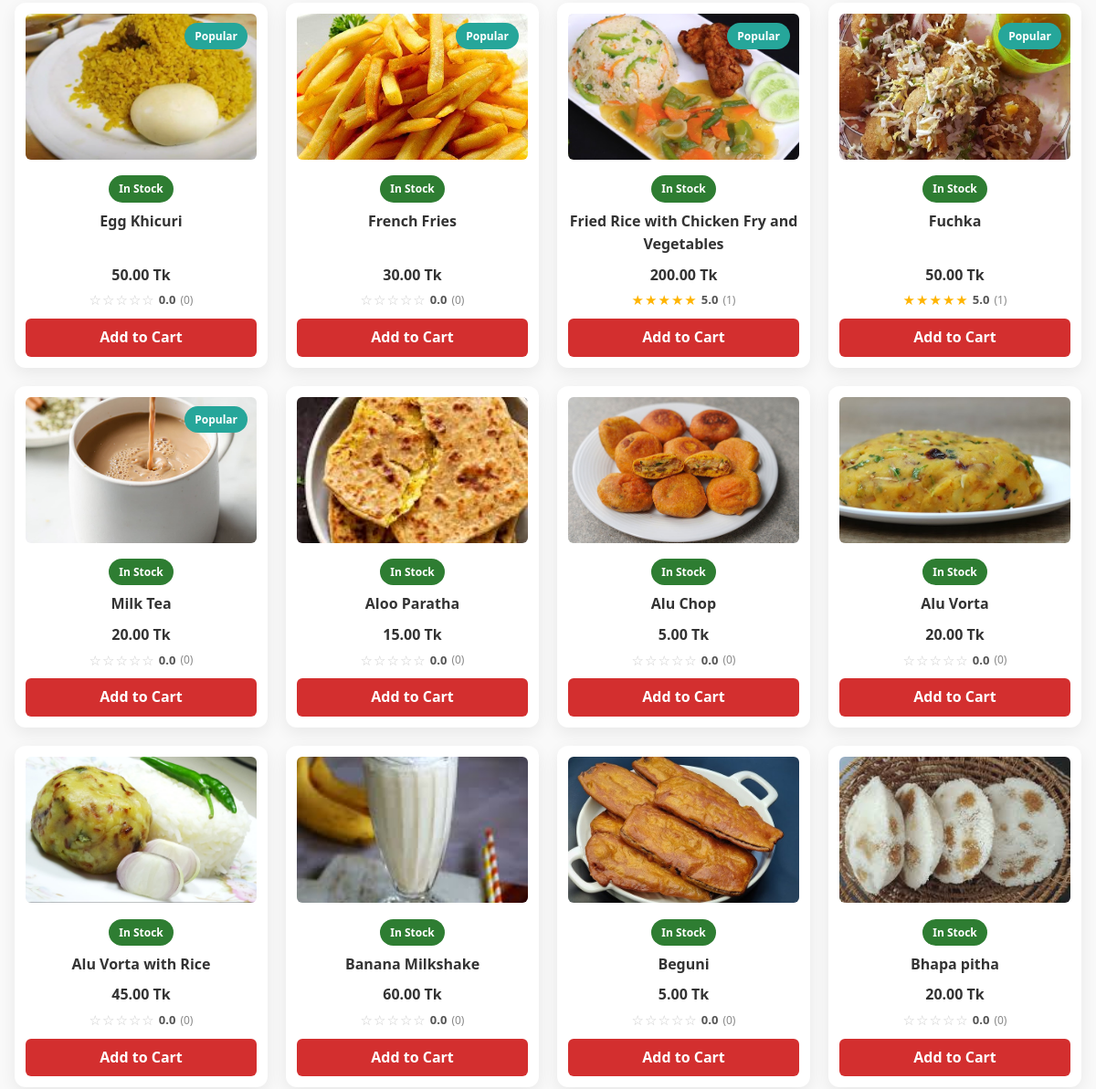
The app's page /menu/ (middle part), older data.
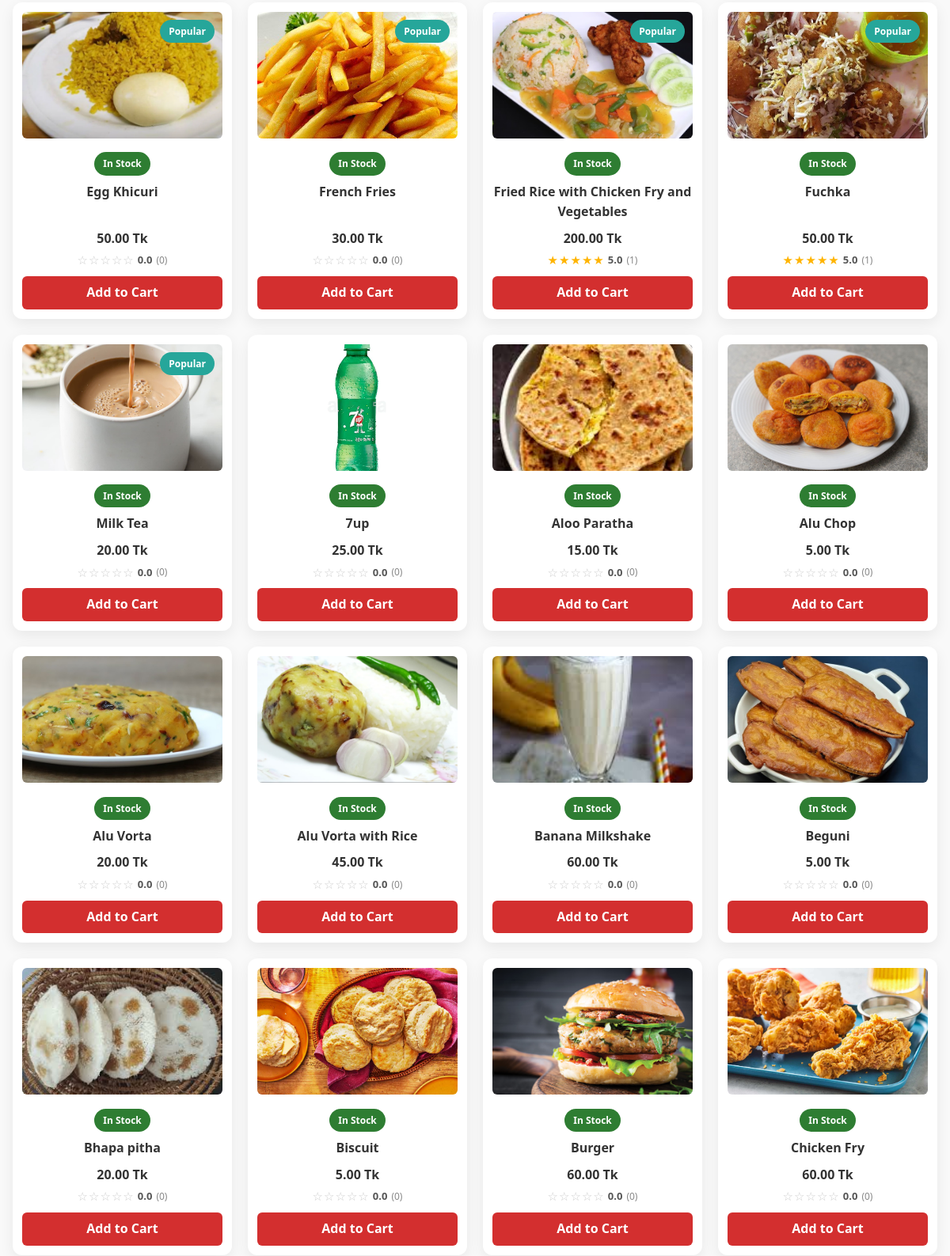
The same page, newer data.
### my_canteen/models.py (models this page shows, shortened)
class MenuItem(models.Model):
    name = models.CharField(max_length=100)
    description = models.TextField(blank=True)
    price = models.DecimalField(max_digits=6, decimal_places=2)
    stock = models.PositiveIntegerField(default=0)
    image = models.ImageField(upload_to='menu/', blank=True, null=True)
    category = models.ForeignKey(Category, on_delete=models.CASCADE, null=True)
    is_active = models.BooleanField(default=True)
    is_popular = models.BooleanField(default=False)
    rating_avg = models.FloatField(default=0)
    rating_count = models.PositiveIntegerField(default=0)

### my_canteen/views.py (the view)
# urls.py: path("menu/", views.menu_page, name="menu"),
def menu_page(request):
    q = request.GET.get("q", "").strip()
    min_price = request.GET.get("min_price") or ""
    max_price = request.GET.get("max_price") or ""
    sort = request.GET.get("sort") or ""
    active_cat = request.GET.get("cat") or ""
    items = MenuItem.objects.filter(is_active=True)
    if active_cat:
        try:
            items = items.filter(category_id=int(active_cat))
        except ValueError:
            active_cat = ""
    if q:
        items = items.filter(
            Q(name__icontains=q) | Q(description__icontains=q)
        )
    if min_price:
        items = items.filter(price__gte=min_price)
    if max_price:
        items = items.filter(price__lte=max_price)
    if sort == "price_asc":
        items = items.order_by("price")
    elif sort == "price_desc":
        items = items.order_by("-price")
    else:
        items = items.order_by("-is_popular", "name")
    categories = Category.objects.all().order_by("name")
    recommended_items = MenuItem.objects.filter(
        is_active=True, is_popular=True
    )[:6]
    context = {
        "items": items,
        "categories": categories,
        "active_cat": active_cat,
        "q": q,
        "min_price": min_price,
        "max_price": max_price,
        "sort": sort,
        "recommended_items": recommended_items,
    }
    return render(request, "my_canteen/menu.html", context)

### my_canteen/context_processors.py (called while the page is built)
def favorites_processor(request):
    if request.user.is_authenticated:
        fav_ids = Favorite.objects.filter(user=request.user).values_list('item_id', flat=True)
        return {"favorite_items": set(fav_ids)}
    return {"favorite_items": set()}

def cart_count(request):
    cart = request.session.get("cart", {})
    return {"cart_count": sum(cart.values())}

def notifications_context(request):
    if request.user.is_authenticated:
        unread_count = Notification.objects.filter(user=request.user, is_read=False).count()
    else:
        unread_count = 0
    return {
        "unread_notifications": unread_count
    }

### my_canteen/templates/my_canteen/menu.html (shortened to what this page needs)
{% extends "my_canteen/base.html" %}
{% block content %}
<div class="card-grid">
  {% for item in items %}
    <div class="card surface">
      <a class="card-media" href="{% url 'item_detail' item.id %}">
        {% if item.image %}
          <img src="{{ item.image.url }}" alt="{{ item.name }}">
        {% else %}
          <img src="https://via.placeholder.com/300x200?text=No+Image" alt="{{ item.name }}">
        {% endif %}
        {% if item.stock > 10 %}
          <span class="badge success">In Stock</span>
        {% elif item.stock > 0 %}
          <span class="badge warn">Low Stock</span>
        {% else %}
          <span class="badge danger">Out of Stock</span>
        {% endif %}
        {% if item.is_popular %}
          <span class="badge info" style="position:absolute;top:10px;right:10px;">
            Popular
          </span>
        {% endif %}
      </a>
      <a class="card-title" href="{% url 'item_detail' item.id %}">
        {{ item.name }}
      </a>
      <div class="card-meta">
        <span class="price"><strong>{{ item.price }} Tk</strong></span>
        <span class="stars" title="{{ item.rating_avg|default:0|floatformat:1 }}/5">
          {% for i in "12345" %}
            {% if item.rating_avg and forloop.counter <= item.rating_avg %}
              <span class="star filled">★</span>
            {% else %}
              <span class="star">☆</span>
            {% endif %}
          {% endfor %}
          <span class="avg">{{ item.rating_avg|default:0|floatformat:1 }}</span>
          <span class="count">({{ item.rating_count|default:0 }})</span>
        </span>
      </div>
      {% if item.stock > 0 %}
        <a href="{% url 'add_to_cart' item.id %}" class="btn">
          Add to Cart
        </a>
      {% else %}
        <p class="out-of-stock">Out of Stock</p>
      {% endif %}
    </div>
  {% empty %}
    <div class="empty-state">
      <img src="https://via.placeholder.com/120?text=No+Items" alt="No items">
      <h3>No food items found</h3>
      <p>Try changing filters or search text.</p>
    </div>
  {% endfor %}
</div>
{% endblock %}

Row changes from the older to the newer data that the page shows:
added MenuItem: image (picture), stock "In Stock", name "7up", price "25.00", rating_avg "0.0", rating_count "0"
now on this page (row unchanged): MenuItem: image (picture), stock "In Stock", name "Biscuit", price "5.00", rating_avg "0.0", rating_count "0"
now on this page (row unchanged): MenuItem: image (picture), stock "In Stock", name "Burger", price "60.00", rating_avg "0.0", rating_count "0"
now on this page (row unchanged): MenuItem: image (picture), stock "In Stock", name "Chicken Fry", price "60.00", rating_avg "0.0", rating_count "0"
